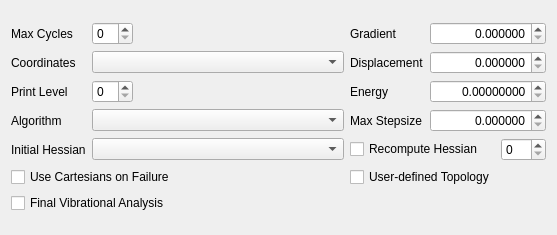
<?xml version="1.0" encoding="UTF-8"?>
<ui version="4.0">
 <class>Libopt3Tab</class>
 <widget class="QWidget" name="Libopt3Tab">
  <property name="geometry">
   <rect>
    <x>0</x>
    <y>0</y>
    <width>557</width>
    <height>235</height>
   </rect>
  </property>
  <property name="windowTitle">
   <string>Form</string>
  </property>
  <layout class="QVBoxLayout" name="verticalLayout">
   <item>
    <layout class="QGridLayout" name="gridLayout_2">
     <item row="2" column="4" colspan="2">
      <widget class="QDoubleSpinBox" name="qui_geom_opt_energy_convergence">
       <property name="alignment">
        <set>Qt::AlignRight|Qt::AlignTrailing|Qt::AlignVCenter</set>
       </property>
       <property name="decimals">
        <number>8</number>
       </property>
      </widget>
     </item>
     <item row="6" column="0" colspan="3">
      <widget class="QCheckBox" name="qui_geom_opt_final_vibrational_analysis">
       <property name="text">
        <string>Final Vibrational Analysis</string>
       </property>
      </widget>
     </item>
     <item row="4" column="1" colspan="2">
      <widget class="QComboBox" name="qui_geom_opt_initial_hessian"/>
     </item>
     <item row="2" column="0">
      <widget class="QLabel" name="label_2">
       <property name="text">
        <string>Print Level</string>
       </property>
      </widget>
     </item>
     <item row="1" column="3">
      <widget class="QLabel" name="label_20">
       <property name="text">
        <string>Displacement</string>
       </property>
      </widget>
     </item>
     <item row="1" column="0">
      <widget class="QLabel" name="label_15">
       <property name="text">
        <string>Coordinates</string>
       </property>
      </widget>
     </item>
     <item row="5" column="3" colspan="2">
      <widget class="QCheckBox" name="qui_geom_opt_user_topology">
       <property name="text">
        <string>User-defined Topology</string>
       </property>
      </widget>
     </item>
     <item row="0" column="1">
      <widget class="QSpinBox" name="qui_geom_opt_maxiter"/>
     </item>
     <item row="2" column="3">
      <widget class="QLabel" name="label_21">
       <property name="text">
        <string>Energy</string>
       </property>
      </widget>
     </item>
     <item row="3" column="1" colspan="2">
      <widget class="QComboBox" name="qui_geom_opt_algorithm"/>
     </item>
     <item row="4" column="3" colspan="2">
      <widget class="QCheckBox" name="qui_geom_opt_recompute_hessian">
       <property name="text">
        <string>Recompute Hessian</string>
       </property>
      </widget>
     </item>
     <item row="4" column="0">
      <widget class="QLabel" name="label_3">
       <property name="text">
        <string>Initial Hessian</string>
       </property>
      </widget>
     </item>
     <item row="5" column="0" colspan="3">
      <widget class="QCheckBox" name="qui_geom_opt_restart">
       <property name="text">
        <string>Use Cartesians on Failure</string>
       </property>
      </widget>
     </item>
     <item row="1" column="4" colspan="2">
      <widget class="QDoubleSpinBox" name="qui_geom_opt_displacement_convergence">
       <property name="alignment">
        <set>Qt::AlignRight|Qt::AlignTrailing|Qt::AlignVCenter</set>
       </property>
       <property name="decimals">
        <number>6</number>
       </property>
      </widget>
     </item>
     <item row="0" column="0">
      <widget class="QLabel" name="label_18">
       <property name="text">
        <string>Max Cycles</string>
       </property>
      </widget>
     </item>
     <item row="4" column="5">
      <widget class="QSpinBox" name="qui_geom_opt_recompute_hessian_cycles"/>
     </item>
     <item row="3" column="4" colspan="2">
      <widget class="QDoubleSpinBox" name="qui_geom_opt_max_displacement">
       <property name="alignment">
        <set>Qt::AlignRight|Qt::AlignTrailing|Qt::AlignVCenter</set>
       </property>
       <property name="decimals">
        <number>6</number>
       </property>
      </widget>
     </item>
     <item row="2" column="1">
      <widget class="QSpinBox" name="qui_geom_opt_print_level"/>
     </item>
     <item row="0" column="4" colspan="2">
      <widget class="QDoubleSpinBox" name="qui_geom_opt_gradient_convergence">
       <property name="alignment">
        <set>Qt::AlignRight|Qt::AlignTrailing|Qt::AlignVCenter</set>
       </property>
       <property name="decimals">
        <number>6</number>
       </property>
       <property name="maximum">
        <double>9.990000000000000</double>
       </property>
       <property name="singleStep">
        <double>0.000100000000000</double>
       </property>
      </widget>
     </item>
     <item row="0" column="2">
      <spacer name="horizontalSpacer_4">
       <property name="orientation">
        <enum>Qt::Horizontal</enum>
       </property>
       <property name="sizeHint" stdset="0">
        <size>
         <width>40</width>
         <height>20</height>
        </size>
       </property>
      </spacer>
     </item>
     <item row="3" column="3">
      <widget class="QLabel" name="label_73">
       <property name="text">
        <string>Max Stepsize</string>
       </property>
      </widget>
     </item>
     <item row="1" column="1" colspan="2">
      <widget class="QComboBox" name="qui_geom_opt_coordinates"/>
     </item>
     <item row="0" column="3">
      <widget class="QLabel" name="label_19">
       <property name="text">
        <string>Gradient</string>
       </property>
      </widget>
     </item>
     <item row="3" column="0">
      <widget class="QLabel" name="label">
       <property name="text">
        <string>Algorithm</string>
       </property>
      </widget>
     </item>
    </layout>
   </item>
  </layout>
 </widget>
 <resources/>
 <connections/>
</ui>
